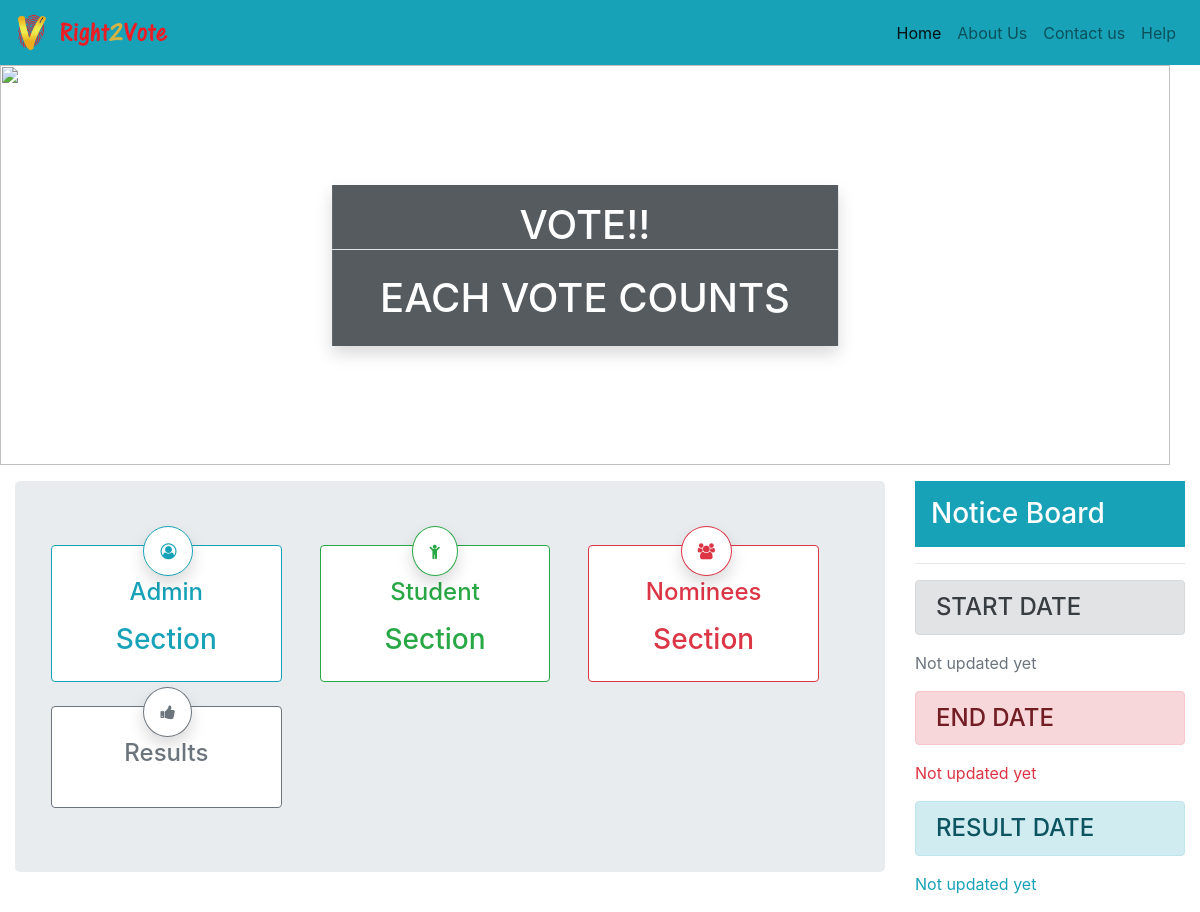
/, run on an earlier commit of the app's database.
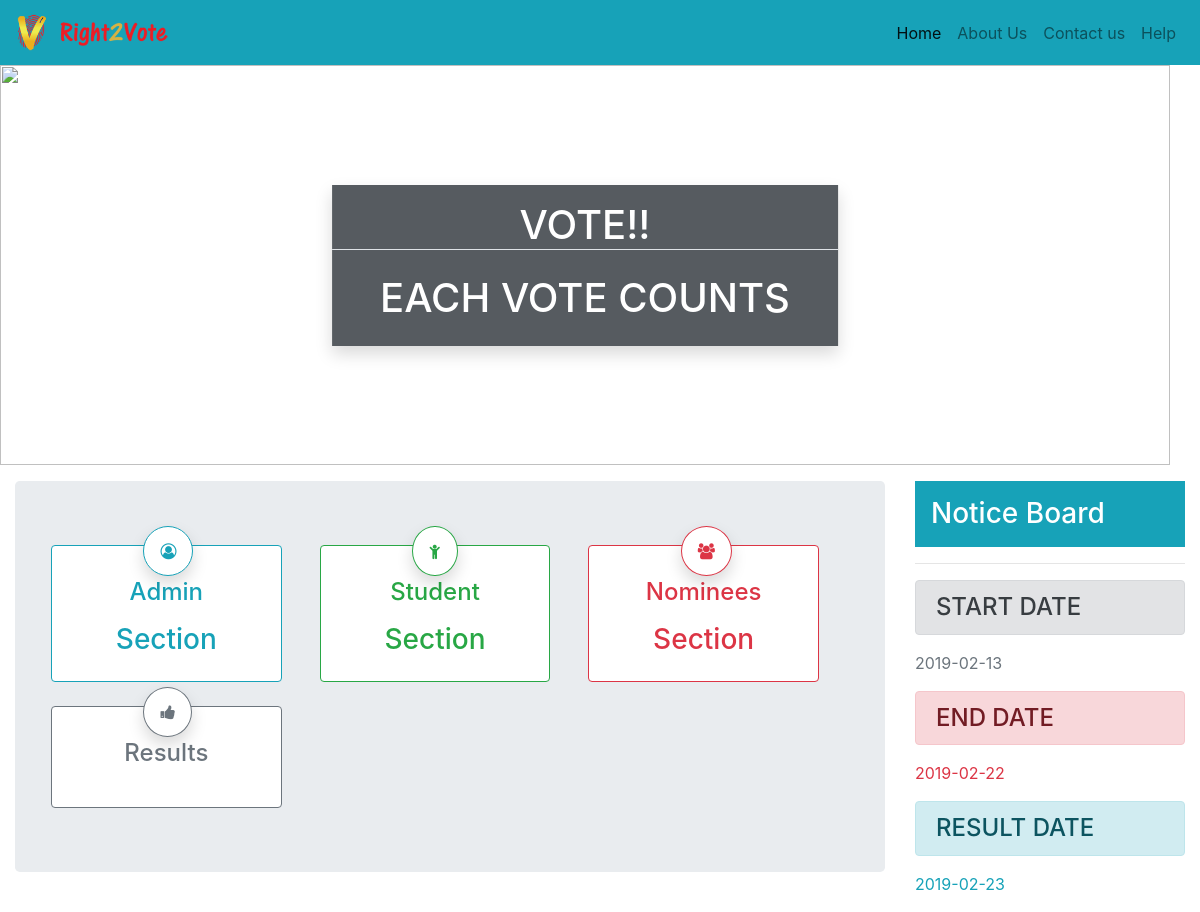
And on a later commit of the database.
### tables this page shows
CREATE TABLE `start_vote` (
  `id` int(255) NOT NULL,
  `start` varchar(255) DEFAULT NULL,
  `start_date` date DEFAULT NULL,
  `end_date` date DEFAULT NULL,
  `result_date` date DEFAULT NULL,
  `user_id` varchar(255) DEFAULT NULL,
  `winner` varchar(255) DEFAULT NULL,
  `total_vote` varchar(255) DEFAULT NULL
);

### common/functions.php (called while the page is built, shortened)
<?php
function get_voting_details($conn){
$sql="SELECT * from start_vote";
  $result=mysqli_query($conn,$sql);
  $count=mysqli_fetch_assoc($result);
  return $count;
}
?>

### index.php (the view, shortened to what this page needs)
<?php include_once('common/header.php');
 include_once('database/connection.php');
include_once('common/functions.php');
?>
    <?php $get_details=get_voting_details($conn); ?>
<div class="row col-md-12 position-relative">
	<img src="assets/images/voting-09.jpg" class="img-fluid w-100" style="height: 400px">
<div class="position-absolute banner-content bg-dark-transparent shadow ">
<h1 class="text-white text-center mt-3 border-bottom text-uppercase">Vote!!</h1>
<h1 class="text-white text-center  px-5 py-3 text-uppercase">Each Vote counts</h1>
</div>
</div>
<div class="container-fluid mt-3">
	<div class="row">
	<div class="col-lg-9 col-md-9 col-sm-9 col-12">
<div class="jumbotron">
<div class="row w-100">
        <div class="col-md-4">
            <div class="card border-info mx-sm-1 p-3">
                <div class="card border-info shadow text-info p-3 my-card" ><span class="fa fa-user-circle-o" aria-hidden="true"></span></div>
                <div class="text-info text-center mt-3"><h4>Admin</h4></div>
                <div class="text-info text-center mt-2"><h3><a href="Admin/login.php" class="text-info ">Section</a></h3></div>
            </div>
        </div>
        <div class="col-md-4">
            <div class="card border-success mx-sm-1 p-3">
                <div class="card border-success shadow text-success p-3 my-card"><span class="fa fa-child" aria-hidden="true"></span></div>
                <div class="text-success text-center mt-3"><h4>Student</h4></div>
                <div class="text-success text-center mt-2"><h3><a href="Students/student_login.php" class="text-success ">Section</a></h3></div>
            </div>
        </div>
        <div class="col-md-4">
            <div class="card border-danger mx-sm-1 p-3">
                <div class="card border-danger shadow text-danger p-3 my-card" ><span class="fa fa-users" aria-hidden="true"></span></div>
                <div class="text-danger text-center mt-3"><h4>Nominees</h4></div>
                <div class="text-danger text-center mt-2"><h3><a href="Students/student_login.php?nominee=login" class="text-danger ">Section</a></h3></div>
            </div>
        </div>
          <div class="col-md-4 mt-4">
            <div class="card border-secondary mx-sm-1 p-3">
                <div class="card border-secondary shadow text-secondary p-3 my-card" ><span class="fa fa-thumbs-up" aria-hidden="true"></span></div>
                <div class="text-secondary text-center mt-3"><h4>Results</h4></div>
                <div class="text-secondary text-center mt-2"></div>
            </div>
        </div>
     </div>
</div>
   </div>
<div class="col-lg-3 co-md-9 col-sm-9 col-12">
	<h3 class="bg-info p-3 text-white">Notice Board</h3>
	<hr>
	<marquee direction="up">
                            <h4 class="alert alert-secondary">START DATE</h4>
                            <p class="text-secondary"><?php echo $get_details['start_date']?$get_details['start_date']:'Not updated yet'?></p>
                            <h4 class="alert alert-danger mt-3">END DATE</h4>
                            <p class="text-danger"><?php echo $get_details['end_date']?$get_details['end_date']:'Not updated yet'?></p>
                            <h4 class="alert alert-info mt-3">RESULT DATE</h4>
                            <p class="text-info"><?php echo $get_details['result_date']?$get_details['result_date']:'Not updated yet'?></p>
	</marquee>
</div>
<?php include_once('common/footer.php'); ?>

What changed in the data, as far as the page shows it:
added start_vote: start_date "2019-02-13", end_date "2019-02-22", result_date "2019-02-23"
Also different on the page:
text no longer shown: "Not updated yet Not updated yet Not updated yet"
